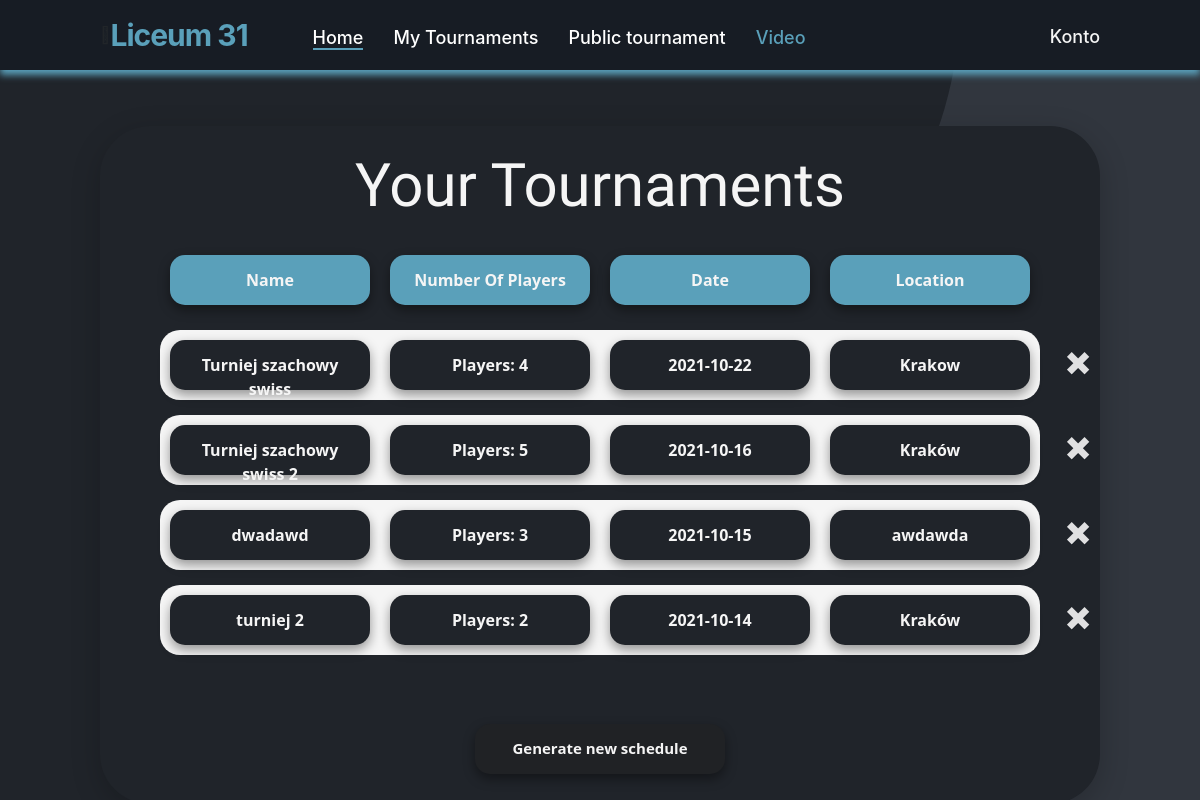
Page /tournaments (signed in) on the earlier database version.
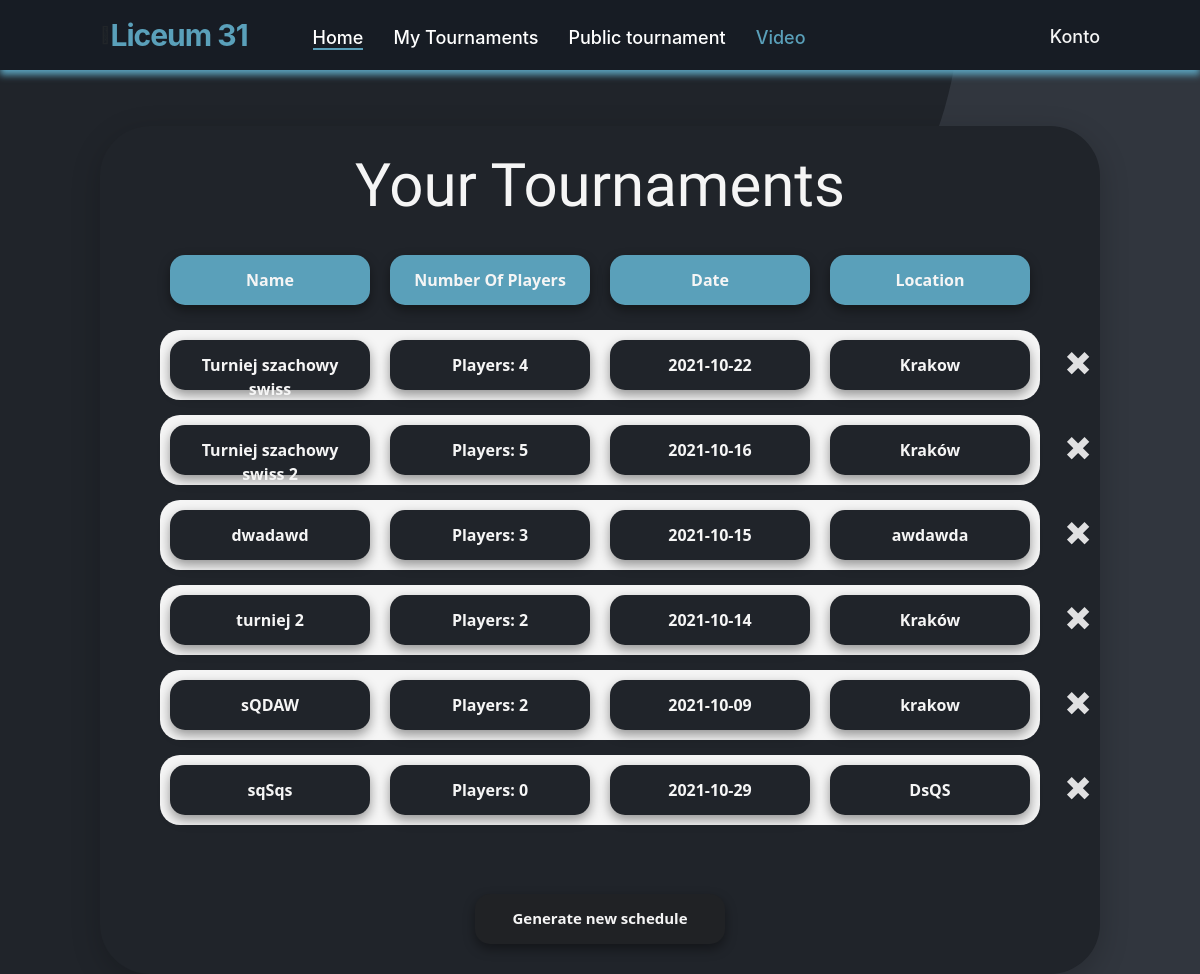
Same page on the later database version.
### website/models.py (models this page shows)
class Tournament(db.Model):
    id = db.Column(db.Integer,primary_key=True)
    user_id = db.Column(db.Integer,db.ForeignKey('user.id'))
    name = db.Column(db.String(150))
    date = db.Column(db.Date)
    location = db.Column(db.String(150))
    discipline = db.Column(db.String(150))
    type = db.Column(db.String(150))
    status = db.Column(db.String(150), default="upcoming")
    is_public = db.Column(db.Boolean(),default=False)
    current_round_number = db.Column(db.Integer(),default=0)
    max_rounds = db.Column(db.Integer())
    edited_dual_id = db.Column(db.Integer())
    rounds = db.relationship('Round')
    duals = db.relationship('Dual')
    opponents = db.relationship('Opponent')
    standings = db.relationship('Standing')

### website/views.py (the view)
@views.route('/tournaments', methods=['GET', 'POST'])
@login_required
def tournaments():
    return render_template("tournaments.html", user=current_user)

### website/__init__.py (called while the page is built)
def create_app():
    app = Flask(__name__)
    app.config['SECRET_KEY'] = 'kjabwdlajbal'
    app.config['SQLALCHEMY_DATABASE_URI'] = f'sqlite:///{DB_NAME}'
    app.config['SQLALCHEMY_TRACK_MODIFICATIONS'] = False
    db.init_app(app)  # inicjowanie bazy danych dla aplikacji
    from .views import views
    from .auth import auth
    app.register_blueprint(views, url_prefix='/')
    app.register_blueprint(auth, url_prefix='/')
    from .models import User
    create_datebase(app)
    login_manager = LoginManager()
    login_manager.login_view = 'auth.login'
    login_manager.init_app(app)
    @login_manager.user_loader
    def load_user(id):
        return User.query.get(int(id))
    return app

### website/templates/tournaments.html
{% extends "base.html" %} {% block title %}Your Tournaments{% endblock %} {% block content %}
<section class="tournaments_box_container container_tournaments">
    <br />
    <h3 align="center">Your Tournaments</h3>
    <table style="margin: auto;">
        <tbody style="display: flex; margin-bottom: 15px; margin-top: 15px;">
            <tr class="btn-danger_nav_list_group_tournaments ">
                <div align="center ">
                    <td>Name</td>
                </div>
            </tr>
            <tr class="btn-danger_nav_list_group_tournaments ">
                <div align="center ">
                    <td>Number Of Players</td>
                </div>
            </tr>
            <tr class="btn-danger_nav_list_group_tournaments ">
                <div align="center ">
                    <td>Date</td>
                </div>
            </tr>
            <tr class="btn-danger_nav_list_group_tournaments ">
                <div align="center ">
                    <td>Location</td>
                </div>
            </tr>
        </tbody>
        {% for tournament in user.tournaments %}
        <table style="margin: auto;">
            <tbody class="btn_tournaments_list" onClick="showTournament({{tournament.id}}) " style="display: flex; margin-bottom: 15px;">
                <button id="button_close" class="close_tournaments"><span onClick="deleteTournament({{tournament.id}})" aria-hidden="true">&times;</span></button>
                <tr class="btn-danger_nav_list_group_tournaments_name " align="center ">
                    <td>{{tournament.name}}</td>
                </tr>
                <tr class="btn-danger_nav_list_group_tournaments_name " align="center ">
                    <td>Players: {{tournament.opponents|length}}</td>
                </tr>
                <tr class="btn-danger_nav_list_group_tournaments_name " align="center ">
                    <td>{{tournament.date}}</td>
                </tr>
                <tr class="btn-danger_nav_list_group_tournaments_name " align="center ">
                    <td>{{tournament.location}}</td>
                </tr>
            </tbody>
        </table>
        {% endfor %}
        <br />
    </table>
    <br />
    <div align="center ">
        <a href="/new-tournament ">
            <button id="btn" type="button " class="btn-danger_nav_tournaments ">
        Generate new schedule
      </button>
        </a>
    </div>
    <br />
</section>
{% endblock %}

### website/templates/base.html (shortened to what this page needs)
<!DOCTYPE html>
<html lang="en">
  <head>
    <link
      rel="stylesheet"
      href="https://stackpath.bootstrapcdn.com/bootstrap/4.4.1/css/bootstrap.min.css"
    />
    <link
      rel="stylesheet"
      href="https://stackpath.bootstrapcdn.com/font-awesome/4.7.0/css/font-awesome.min.css"
    />
    <link
      rel="stylesheet"
      href="{{ url_for('static', filename='style.css') }}"
    />
  </head>
  <body>
    <nav>
      <div class="menu-icon">
        <span class="fas fa-bars"></span>
      </div>
      <div class="logo" style="color: #5aa0ba; font-weight: 700">Liceum 31</div>
      <div class="nav-items">
        {% if user.is_authenticated %}
        <li><a class="linkbutton link-active" id="home" href="/">Home</a></li>
        {% else %}
        <li><a class="linkbutton" id="login" href="/login">Log in</a></li>
        <li><a class="linkbutton" id="signUp" href="/sign-up">Sign up</a></li>
        {% endif %}
        <li><a class="linkbutton" href="/tournaments">My Tournaments</a></li>
        <li>
          <a class="linkbutton" href="/public-schedule">Public tournament</a>
        </li>
        <li><a class="linkbutton not-active" href="/">Video</a></li>
      </div>
      <ul>
        <li>
          <a href="#">Konto</a>
        </li>
      </ul>
    </nav>
    <div class="container">{% block content %} {% endblock %}</div>
  </body>
</html>

### website/static/style.css (style rules this page uses)
html { scroll-behavior: smooth; }
body { background-image: url("../static/bgp.png"); scroll-behavior: smooth; overflow: overlay; background-repeat: no-repeat; background-attachment: fixed; }
button.close_tournaments { margin-top: 8px; margin-left: -250px; border-color: transparent; background-color: transparent; }
.close_tournaments { float: right; font-size: 2.5rem; font-weight: 900; line-height: 1; color: whitesmoke; opacity: 90%; text-shadow: 0 1px 0 #171c24; margin-right: auto; }
ul { list-style: none; float: left; margin-top: 18px; }
ul>li { margin: 0; padding: 0; float: left; position: relative; }
ul>li>a { color: whitesmoke; text-decoration: none; padding-bottom: 20px; }
a { color: #fff; font-size: 18px; font-weight: 500; text-decoration: none; }
nav { background: #171c24; display: flex; flex-wrap: wrap; align-items: center; justify-content: space-between; height: 70px; padding: 0 100px; box-shadow: 0 5px 7px 0 #5aa0ba; }
nav .logo { color: #fff; font-size: 30px; font-weight: 600; letter-spacing: -1px; text-decoration: none; }
nav .nav-items { display: flex; flex: 1; padding: 0 0 0 50px; margin-top: 4px; }
nav .nav-items li { list-style: none; padding: 0 15px; }
nav .nav-items li a { font-size: 18px; font-weight: 500; text-decoration: none; }
.not-active { pointer-events: none; cursor: default; color: #5AA0BA; }
.link-active { border-bottom: 2px solid #5AA0BA; }
h3 { color: whitesmoke; font-family: 'Stick No Bills', sans-serif; font-size: 60px; }
.container { width: 1800px; }
.tournaments_box_container { background-color: #20242A; height: 300px; width: 700px; box-shadow: 0 8px 30px 0 rgba(0, 0, 0, 0.2); border-radius: 50px; }
.container_tournaments { width: 1000px; height: auto; margin: 0 auto; margin-top: 5%; }
.btn-danger_nav_list_group_tournaments { background-color: #5AA0BA; border: 0; width: 200px; height: 50px; border-radius: 15px; outline: none; box-shadow: 0px 5px 12px rgba(0, 0, 0, 0.4); transition: 0.5s; backface-visibility: hidden; margin: 10px; text-align: -webkit-center; }
.btn-danger_nav_list_group_tournaments td { color: whitesmoke; font-family: "Segoe UI", Tahoma, Geneva, Verdana, sans-serif; font-weight: bold; padding: 13px; text-align: center; }
.btn-danger_nav_list_group_tournaments_name { background-color: #20242A; border: 0; width: 200px; height: 50px; border-radius: 15px; outline: none; box-shadow: 0px 5px 12px rgba(0, 0, 0, 0.4); transition: 0.5s; backface-visibility: hidden; margin: 10px; text-align: -webkit-center; }
.btn-danger_nav_list_group_tournaments_name td { color: whitesmoke; font-family: "Segoe UI", Tahoma, Geneva, Verdana, sans-serif; font-weight: bold; padding: 13px; text-align: center; }
.btn_tournaments_list { background-color: whitesmoke; border: 0; border-radius: 20px; cursor: pointer; }
.btn-danger_nav_tournaments { background-color: #202225; border: 0; width: 250px; height: 50px; border-radius: 15px; font-family: "Segoe UI", Tahoma, Geneva, Verdana, sans-serif; color: whitesmoke; font-size: 15px; font-weight: bold; outline: none; box-shadow: 0px 5px 12px rgba(0, 0, 0, 0.4); transition: 0.5s; backface-visibility: hidden; margin-top: 1px; margin: 6px; }

Differences in the rows shown:
added Tournament: name "sQDAW", opponents|length "2", date "2021-10-09", location "krakow"
added Tournament: name "sqSqs", opponents|length "0", date "2021-10-29", location "DsQS"
